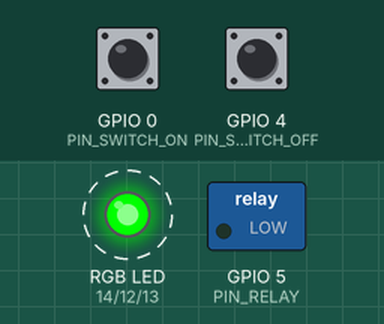
This program was run on a simulated ESP8266 (Wemos D1 mini). Parts: switched loads named in the program (green lamp = pin HIGH), an RGB LED mixed from three pins (HIGH = lit). Dashed ring = blinking. Inputs (shaded band) come from the test bench; at power-on: GPIO 0 (PIN_SWITCH_ON) HIGH, GPIO 4 (PIN_SWITCH_OFF) HIGH. WiFi joins after 1.5 s; servers stay silent unless stated; uploads are accepted with an empty reply.

Above: at 3.37 s.
3.8 s: GPIO 0 (PIN_SWITCH_ON) pulled LOW for 0.15 s
At 4.7 s:
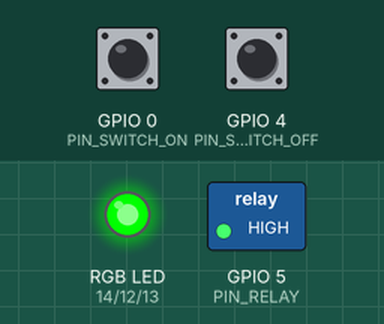
6.9 s: GPIO 4 (PIN_SWITCH_OFF) pulled LOW for 0.15 s
At 8.1 s:
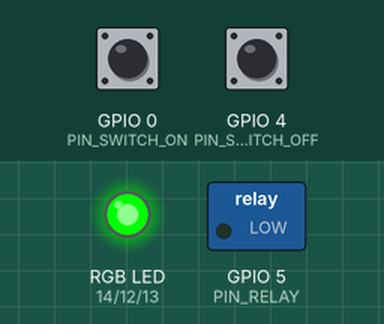
8.5 s: GPIO 0 (PIN_SWITCH_ON) pulled LOW for 1 s
At 9.4 s:
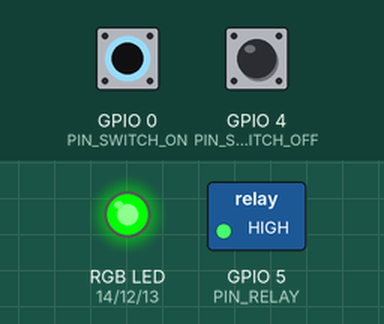
11.0 s: GPIO 4 (PIN_SWITCH_OFF) pulled LOW for 1 s
At 11.3 s:
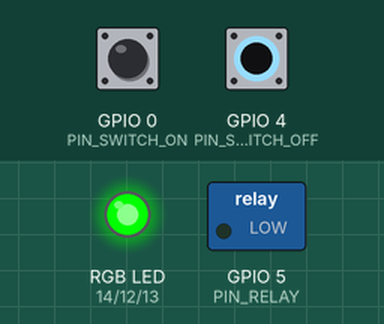
Timing chart, 0 to 14.0 s (numbered marks = the images above; inputs shaded):
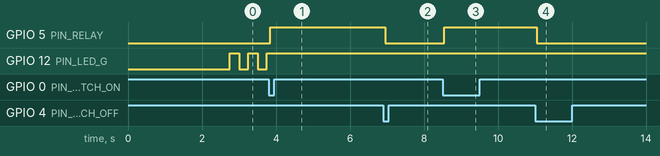

The program:

main.cpp
```cpp
#include <Arduino.h>
#include <ESP8266WiFi.h>

#include "Config.h"
#include "DeviceState.h"
#include "HALClient.h"
#include "HALDebug.h"
#include "RGBLed.h"
#include "Relay.h"
#include "Secrets.h"
#include "Switch.h"

unsigned long lastPoll = 0;
int consecutivePollFailures = 0;
bool switchUsedOffline = false;
unsigned long lastReconnectAttempt = 0;
int reconnectBackoffIndex = 0;

DeviceState deviceState = DeviceState::Connecting;
HALClient client(HAL_SERVER_URL, HAL_API_KEY);
Relay relay = Relay();
Switch physicalSwitch = Switch();
SwitchPosition lastPosition = SwitchPosition::Center;
RGBLed led = RGBLed();

// -- Function prototypes --
void handleSwitch();
void handleLED();
void handleConnecting();
void handleConnected();
void handleWifiOffline();
void handleServerUnreachable();
void attemptReconnect();
bool handlePoll();
void debug_printToggleMessage();
void debug_printCurrentStateMessage();

// setup() runs once on boot.
void setup() {
  Serial.begin(BAUD_RATE);

  physicalSwitch.begin();
  relay.begin();
  led.begin();

  delay(2000);

  WiFi.mode(WIFI_STA);
  WiFi.persistent(false);
  WiFi.disconnect(true);

  delay(500);

  IPAddress ip, gateway, subnet, dns;
  ip.fromString(STATIC_IP);
  gateway.fromString(GATEWAY_IP);
  subnet.fromString(SUBNET_MASK);
  dns.fromString(DNS_IP);

  WiFi.config(ip, gateway, subnet, dns);
  WiFi.begin(WIFI_SSID, WIFI_PASSWORD);

  debugPrintln("Connecting to WiFi...");
}

// loop() runs repeatedly after setup() completes.
void loop() {
  handleSwitch();
  handleLED();

  switch (deviceState) {
    case DeviceState::Connecting:
      handleConnecting();
      break;
    case DeviceState::Connected:
      handleConnected();
      break;
    case DeviceState::WifiOffline:
      handleWifiOffline();
      break;
    case DeviceState::ServerUnreachable:
      handleServerUnreachable();
      break;
  }
}

void handleSwitch() {
  SwitchPosition position = physicalSwitch.readDebounced();

  if (position != lastPosition) {
    switchUsedOffline = deviceState != DeviceState::Connected;
    lastPosition = position;

    switch (position) {
      case SwitchPosition::Up:
        relay.setOn();
        break;
      case SwitchPosition::Down:
        relay.setOff();
        break;
      case SwitchPosition::Center:
        // clang-format off
        /*=====================================================================\\
        || On a transition to center position do not call                      ||
        || `client.setDesiredState`, but make sure `lastPosition` is updated.  ||
        \\=====================================================================*/
        // clang-format on

        return;
    }

    if (deviceState == DeviceState::Connected) {
      client.setDesiredState(position == SwitchPosition::Up);
    }
  }
}

void handleLED() { led.indicateFor(deviceState); }

void handleConnecting() { attemptReconnect(); }

void handleConnected() {
  if (switchUsedOffline) {
    bool desiredStateUpdated = client.setDesiredState(relay.isOn());

    if (desiredStateUpdated) {
      switchUsedOffline = false;
    }
  }

  if (WiFi.status() != WL_CONNECTED) {
    deviceState = DeviceState::WifiOffline;
    consecutivePollFailures = 0;

    return;
  }

  handlePoll();
}

void handleWifiOffline() { attemptReconnect(); }

void handleServerUnreachable() {
  if (WiFi.status() != WL_CONNECTED) {
    deviceState = DeviceState::WifiOffline;
    return;
  }
  if (handlePoll()) {
    deviceState = DeviceState::Connected;
  }
}

void attemptReconnect() {
  if (millis() - lastReconnectAttempt >=
      RECONNECT_BACKOFF_MS[reconnectBackoffIndex]) {
    lastReconnectAttempt = millis();

    if (reconnectBackoffIndex < RECONNECT_BACKOFF_LEN - 1) {
      reconnectBackoffIndex++;
    }

    debugPrintln("Attempting reconnect...");

    WiFi.disconnect(true);
    delay(100);
    WiFi.begin(WIFI_SSID, WIFI_PASSWORD);
  }

  if (WiFi.status() == WL_CONNECTED) {
    reconnectBackoffIndex = 0;
    deviceState = DeviceState::Connected;
  }
}

// Returns true to indicate if the device state should change back to connected,
// if it is not already in connected state.
bool handlePoll() {
  if (millis() - lastPoll >= POLL_INTERVAL_MS) {
    lastPoll = millis();

    debugPrintln("Polling...");
    debug_printCurrentStateMessage();

    PollResult result = client.poll(relay.isOn());

    switch (result) {
      case PollResult::Toggle:
        relay.toggle();

        debug_printToggleMessage();
        // Fallthrough to reset consecutivePollFailures, and return notice of
        // successful poll
        [[fallthrough]];
      case PollResult::NoChange:
        consecutivePollFailures = 0;

        return true;
      case PollResult::Failure:
        if (++consecutivePollFailures >= MAX_POLL_FAILURES) {
          deviceState = DeviceState::ServerUnreachable;
        }

        return false;
    }
  }

  return false;
}

void debug_printToggleMessage() {
#ifdef DEBUG
  char toggleMessage[31];
  snprintf(toggleMessage, sizeof(toggleMessage),
           "Toggling state, new state: %s", relay.isOn() ? "on" : "off");

  debugPrintln(toggleMessage);
#endif
}

void debug_printCurrentStateMessage() {
#ifdef DEBUG
  char currentMessage[19];
  snprintf(currentMessage, sizeof(currentMessage), "Current state: %s",
           relay.isOn() ? "on" : "off");

  debugPrintln(currentMessage);
#endif
}
```

DeviceState.h
```cpp
#pragma once

enum class DeviceState {
  Connecting,
  Connected,
  WifiOffline,
  ServerUnreachable
};
```

RGBLed.h
```cpp
#pragma once

#include <Arduino.h>

#include "Config.h"
#include "DeviceState.h"
#include "HALDebug.h"

// Phase 2.2 — RGB LED driver
// Controls the RGB LED to indicate device mode:
//   solid green     = normal
//   solid blue      = pairing
//   green blinking  = connecting to WiFi
//   red green blink = server unreachable
//   red blue blink  = WiFi offline

enum class PatternBlinkPhase { First, Second, Off };
enum class LEDColor { Red, Green, Blue };

class RGBLed {
 public:
  void begin() {
    pinMode(PIN_LED_R, OUTPUT);
    pinMode(PIN_LED_G, OUTPUT);
    pinMode(PIN_LED_B, OUTPUT);

    _lastBlinkTime = millis();
    _lastPatternBlinkTime = millis();

    off();
  }

  void indicateFor(DeviceState deviceState) {
    if (deviceState != _lastState) {
      _lastState = deviceState;
      _patternBlinkPhase = PatternBlinkPhase::First;
    }

    switch (deviceState) {
      case DeviceState::Connecting:
        indicateConnecting();
        break;
      case DeviceState::Connected:
        indicateOperational();
        break;
      case DeviceState::WifiOffline:
        indicateWifiOffline();
        break;
      case DeviceState::ServerUnreachable:
        indicateServerUnreachable();
        break;
    }
  }

  void off() {
    digitalWrite(PIN_LED_R, LOW);
    digitalWrite(PIN_LED_G, LOW);
    digitalWrite(PIN_LED_B, LOW);
  }

 private:
  // -- Properties --

  uint8_t _redState = LOW;
  uint8_t _greenState = LOW;
  uint8_t _blueState = LOW;
  bool _blinkOn = true;
  unsigned long _lastBlinkTime = 0;
  unsigned long _lastPatternBlinkTime = 0;
  unsigned long _patternBlinkInterval = 200;

  PatternBlinkPhase _patternBlinkPhase = PatternBlinkPhase::First;
  DeviceState _lastState = DeviceState::Connecting;

  // -- Methods --

  void setRed() {
    off();
    digitalWrite(PIN_LED_R, HIGH);
  }

  void setGreen() {
    off();
    digitalWrite(PIN_LED_G, HIGH);
  }

  void setBlue() {
    off();
    digitalWrite(PIN_LED_B, HIGH);
  }

  void indicateConnecting() { oneColorBlinkNonBlocking(LEDColor::Green); }

  void indicateOperational() { setGreen(); }

  void indicateWifiOffline() {
    patternBlinkNonBlocking(LEDColor::Red, LEDColor::Blue);
  }

  void indicateServerUnreachable() {
    patternBlinkNonBlocking(LEDColor::Red, LEDColor::Green);
  }

  void oneColorBlinkNonBlocking(LEDColor color) {
    if (millis() - _lastBlinkTime >= 250) {
      _lastBlinkTime = millis();
      _blinkOn = !_blinkOn;

      if (_blinkOn) {
        setLEDFor(color);
      } else {
        off();
      }
    }
  }

  void patternBlinkNonBlocking(LEDColor color1, LEDColor color2) {
    if (millis() - _lastPatternBlinkTime >= _patternBlinkInterval) {
      _lastPatternBlinkTime = millis();
      _patternBlinkInterval = 200;

      switch (_patternBlinkPhase) {
        case PatternBlinkPhase::First:
          setLEDFor(color1);
          _patternBlinkPhase = PatternBlinkPhase::Second;
          break;
        case PatternBlinkPhase::Second:
          setLEDFor(color2);
          _patternBlinkPhase = PatternBlinkPhase::Off;
          break;
        case PatternBlinkPhase::Off:
          off();
          _patternBlinkInterval = 500;
          _patternBlinkPhase = PatternBlinkPhase::First;
          break;
      }
    }
  }

  void setLEDFor(LEDColor color) {
    switch (color) {
      case LEDColor::Red:
        setRed();
        break;
      case LEDColor::Green:
        setGreen();
        break;
      case LEDColor::Blue:
        setBlue();
        break;
    }
  }
};
```

Relay.h
```cpp
#pragma once

#include <Arduino.h>

#include "Config.h"

// Phase 2.2 — Relay driver
// Controls the isolated relay module on PIN_RELAY (active HIGH).
// Toggling flips the current state.

class Relay {
 public:
  void begin() { pinMode(PIN_RELAY, OUTPUT); }

  void toggle() {
    _state = !_state;

    digitalWrite(PIN_RELAY, _state ? HIGH : LOW);
  }

  void setOn() {
    if (!_state) {
      toggle();
    }
  }

  void setOff() {
    if (_state) {
      toggle();
    }
  }

  bool isOn() const { return _state; }

 private:
  bool _state = false;
};
```

Secrets.example.h
```cpp
#pragma once

// Copy this file to Secrets.h and fill in your values.
// Secrets.h is gitignored and never committed.

#define WIFI_SSID     "your-wifi-ssid"
#define WIFI_PASSWORD "your-wifi-password"
#define HAL_API_KEY   "your-device-api-key"
#define HAL_SERVER_URL "http://192.168.50.143:8080"
```

Switch.h
```cpp
#pragma once

#include <Arduino.h>

#include "Config.h"

// Phase 2.2 — Physical switch input
// Reads the momentary SPDT center off switch.
// UP   (PIN_SWITCH_ON)  → always on
// DOWN (PIN_SWITCH_OFF) → always off
// CENTER                → no change

enum class SwitchPosition { Up, Down, Center };

class Switch {
 public:
  void begin() {
    pinMode(PIN_SWITCH_ON, INPUT_PULLUP);
    pinMode(PIN_SWITCH_OFF, INPUT_PULLUP);
  }

  SwitchPosition readDebounced() {
    SwitchPosition reading = read();

    if (reading != _lastReading) {
      _lastDebounceTime = millis();
    }

    if (millis() - _lastDebounceTime > DEBOUNCE_DELAY_MS) {
      _stablePosition = reading;
    }

    _lastReading = reading;
    return _stablePosition;
  }

 private:
  SwitchPosition _lastReading = SwitchPosition::Center;
  SwitchPosition _stablePosition = SwitchPosition::Center;
  unsigned long _lastDebounceTime = 0;

  SwitchPosition read() const {
    if (digitalRead(PIN_SWITCH_ON) == LOW) {
      return SwitchPosition::Up;
    } else if (digitalRead(PIN_SWITCH_OFF) == LOW) {
      return SwitchPosition::Down;
    } else {
      return SwitchPosition::Center;
    }
  }
};
```

Config.h
```cpp
#pragma once

// --- Pin Definitions ---

// Relay — active HIGH, switches 120V load
#define PIN_RELAY 5  // D1

// Physical switch — momentary SPDT center off, low voltage
#define PIN_SWITCH_OFF 4  // D2 — switch UP, always off
#define PIN_SWITCH_ON 0   // D3 — switch DOWN, always on

// RGB LED — common cathode, driven via PWM
#define PIN_LED_R 14  // D5
#define PIN_LED_G 12  // D6
#define PIN_LED_B 13  // D7

// Pairing button — must have external pull down, affects boot mode
#define PIN_PAIRING 15  // D8

// --- Timing ---
#define POLL_INTERVAL_MS 2000  // how often to poll the server (ms)
#define WIFI_TIMEOUT_MS 10000  // how long to wait for WiFi on boot (ms)

// --- Serial ---
#define BAUD_RATE 115200

// --- Network ---
#define STATIC_IP "192.168.50.78"
#define GATEWAY_IP "192.168.50.1"
#define SUBNET_MASK "255.255.255.0"
#define DNS_IP "192.168.50.1"

// --- Hardware ---
#define DEBOUNCE_DELAY_MS 50

// --- Connectivity ---
#define MAX_POLL_FAILURES 3
constexpr unsigned long RECONNECT_BACKOFF_MS[] = {5000, 10000, 20000, 30000};
constexpr int RECONNECT_BACKOFF_LEN =
    sizeof(RECONNECT_BACKOFF_MS) / sizeof(RECONNECT_BACKOFF_MS[0]);
```

HALClient.h
```cpp
#pragma once

#include <Arduino.h>
#include <ESP8266HTTPClient.h>
#include <ESP8266WiFi.h>
#include <WiFiClient.h>

#include "HALDebug.h"
#include "Secrets.h"

// HALClient handles all communication with the HAL server.
// Polls the server with current device state and returns
// whether the relay should toggle.

enum class PollResult { Toggle, NoChange, Failure };

class HALClient {
 public:
  HALClient(const char* serverUrl, const char* apiKey)
      : _serverUrl(serverUrl), _apiKey(apiKey) {}

  PollResult poll(bool currentState) {
    HTTPClient http;

    char url[128];
    snprintf(url, sizeof(url), "%s/poll?state=%d", _serverUrl,
             currentState ? 1 : 0);

    http.begin(_wifiClient, url);
    http.addHeader("X-API-Key", _apiKey);

    int statusCode = http.GET();

    if (statusCode == 200) {
      String response = http.getString();

      char debug[64];
      snprintf(debug, sizeof(debug), "Poll status: %d response: %s", statusCode,
               response.c_str());

      debugPrintln(debug);

      http.end();

      return response == "1" ? PollResult::Toggle : PollResult::NoChange;
    } else {
      char debug[64];
      snprintf(debug, sizeof(debug), "Poll failed, status: %d", statusCode);
      debugPrintln(debug);

      http.end();

      return PollResult::Failure;
    }
  }

  bool setDesiredState(bool state) {
    HTTPClient http;

    char url[64];
    snprintf(url, sizeof(url), "%s/devices/state?state=%d", _serverUrl,
             state ? 1 : 0);

    http.begin(_wifiClient, url);
    http.addHeader("X-API-Key", _apiKey);

    int statusCode = http.sendRequest("PATCH", "");

    if (statusCode == 200) {
      http.end();

      return true;
    } else {
      char debug[64];
      snprintf(debug, sizeof(debug), "Setting desired state failed, status: %d",
               statusCode);
      debugPrintln(debug);

      http.end();

      return false;
    }
  }

 private:
  const char* _serverUrl;
  const char* _apiKey;
  WiFiClient _wifiClient;
};
```

HALDebug.h
```cpp
#pragma once

#include <Arduino.h>

inline void debugPrintln(const char* message) {
#ifdef DEBUG
  Serial.println(message);
#endif
}
```

Measured:
- after the input at 3.8 s, GPIO 5 (PIN_RELAY): LOW → HIGH after 0.05 s
- after the input at 6.9 s, GPIO 5 (PIN_RELAY): HIGH → LOW after 0.05 s
- after the input at 8.5 s, GPIO 5 (PIN_RELAY): LOW → HIGH after 0.05 s
- after the input at 11.0 s, GPIO 5 (PIN_RELAY): HIGH → LOW after 0.05 s
- by itself, GPIO 12 (PIN_LED_G): alternates HIGH for 0.25 s and LOW for 0.25 s
